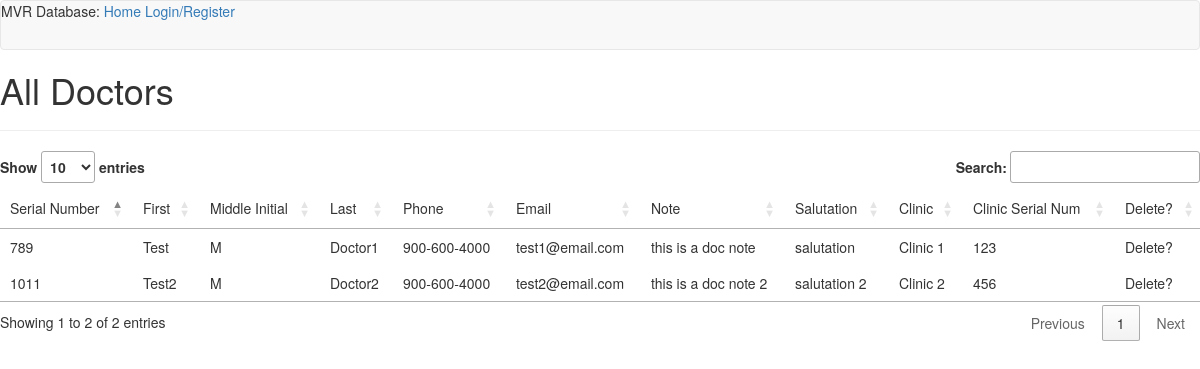
Screenshot of /doctortable with the database file from the repository.
### app/models.py (models this page shows, shortened)
class Doctor(db.Model):
    doctorSerialNum = db.Column(db.String(64), primary_key=True)
    first = db.Column(db.String(24))
    middle = db.Column(db.String(3))
    last = db.Column(db.String(24))
    cell = db.Column(db.String(20))
    phone = db.Column(db.String(20))
    email = db.Column(db.String(64))
    note = db.Column(db.String(140))
    salutation = db.Column(db.String(4))
    clinicName = db.Column(db.String(20))
    clinicSerialNum = db.Column(db.String(64), db.ForeignKey('clinic.clinicSerialNum'))

### app/routes.py (the view)
@app.route('/doctortable', methods=['GET', 'POST'])
def doctorTable():
    doctors = Doctor.query.all()
    return render_template('/tables/doctorTable.html',  title='All Doctors', doctors=doctors)

### app/templates/tables/doctorTable.html (shortened to what this page needs)
{% extends "base.html" %}
{% block app_content %}
<link rel="stylesheet" type="text/css" href="https://cdn.datatables.net/1.10.19/css/jquery.dataTables.min.css">
<h1>All Doctors</h1>
<hr />
    <table id="table-1">
        <thead>
            <tr>
                <td>Serial Number</td><td>First</td><td>Middle Initial</td><td>Last</td><td>Phone</td><td>Email</td><td>Note</td><td>Salutation</td><td>Clinic</td><td>Clinic Serial Num</td><td>Delete?</td>
            </tr>
        </thead>
        <tbody>
        {% for d in doctors %}
        <tr>
            <td>{{ d.doctorSerialNum }}</td><td>{{ d.first }}</td><td>{{ d.middle }}</td><td>{{ d.last }}</td><td>{{ d.phone }}</td><td>{{ d.email }}</td><td>{{ d.note }}</td><td>{{ d.salutation }}</td><td>{{ d.clinicName }}</td><td>{{ d.clinicSerialNum }}</td><td>Delete?</td>
        </tr>
        {% endfor %}
        </tbody>
    </table>
{% endblock %}

### rows the page displays
Doctor: doctorSerialNum "789", first "Test", middle "M", last "Doctor1", phone "900-600-4000", email "test1@email.com", note "this is a doc note", salutation "salutation", clinicName "Clinic 1", clinicSerialNum "123"
Doctor: doctorSerialNum "1011", first "Test2", middle "M", last "Doctor2", phone "900-600-4000", email "test2@email.com", note "this is a doc note 2", salutation "salutation 2", clinicName "Clinic 2", clinicSerialNum "456"
